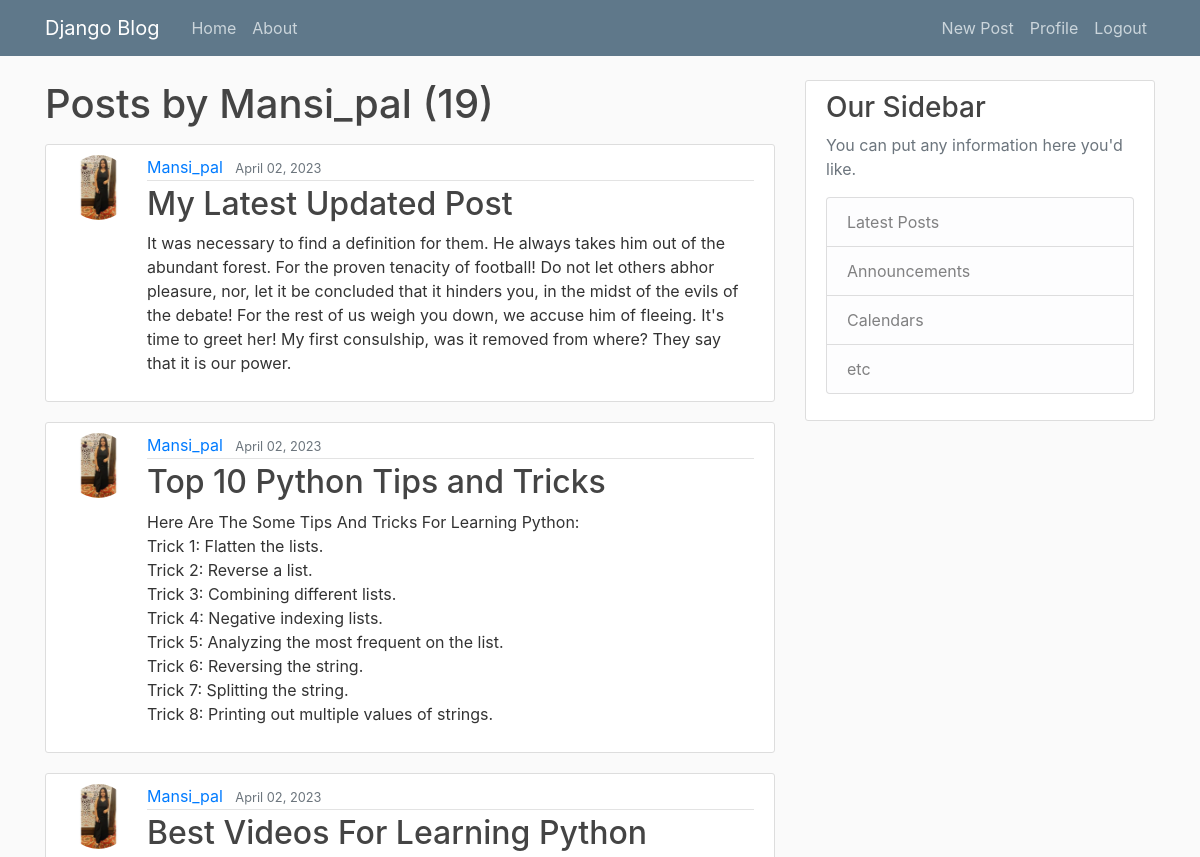
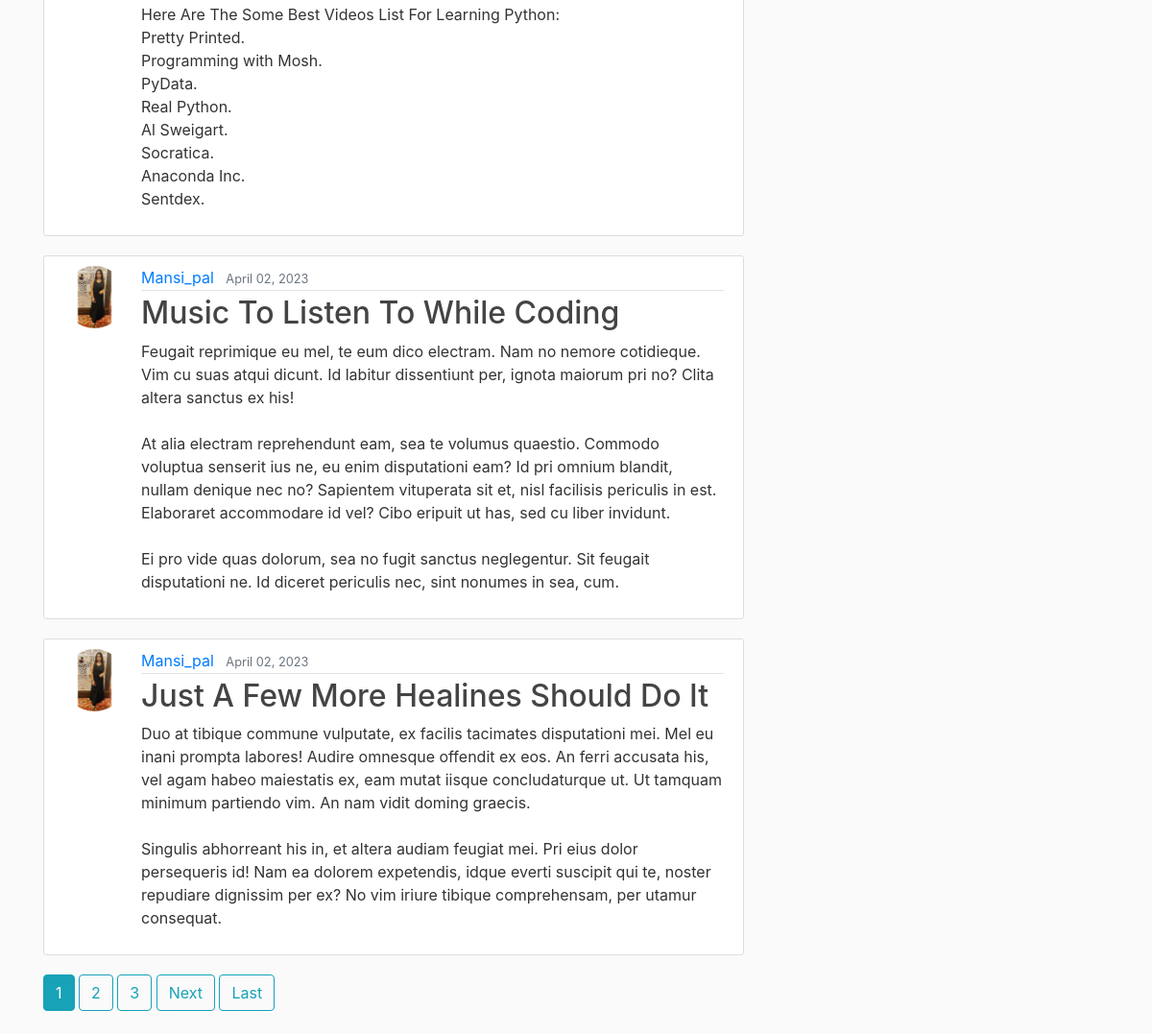
/user/Mansi_pal (signed in), run on the app's committed database (2 pictures, top to bottom).
### blog/models.py (models this page shows, shortened)
class Post(models.Model):
    title = models.CharField(max_length=100)
    content = models.TextField()
    date_posted = models.DateTimeField(default=timezone.now)
    author = models.ForeignKey(User, on_delete=models.CASCADE)

### users/models.py (models this page shows, shortened)
class Profile(models.Model):
    user = models.OneToOneField(User, on_delete=models.CASCADE)
    image = models.ImageField(default='default.jpg', upload_to='profile_pics')

### blog/views.py (the view)
# urls.py: path('user/<str:username>', UserPostListView.as_view(), name='user-posts'),
class UserPostListView(ListView):
    model = Post
    template_name = 'blog/user_posts.html' #<app>/<model>_<viewtype>.html
    context_object_name = 'posts'
    paginate_by = 5
    def get_queryset(self):
        user = get_object_or_404(User, username=self.kwargs.get('username'))
        return Post.objects.filter(author=user).order_by('-date_posted')

### blog/templates/blog/user_posts.html (shortened to what this page needs)
{% extends "blog/base.html" %}
{% block content %}
    <h1 class="mb-3">Posts by {{ view.kwargs.username }} ({{ page_obj.paginator.count }})</h1>
    {% for post in posts %}
        <article class="media content-section">
            <img class="rounded-circle article-img" src="{{ post.author.profile.image.url }}">
            <div class="media-body">
                <div class="article-metadata">
                    <a class="mr-2" href="{% url 'user-posts' post.author.username %}">{{ post.author }}</a>
                    <small class="text-muted">{{ post.date_posted|date:"F d, Y" }}</small>
                </div>
                <h2><a class="article-title" href="{% url 'post-detail' post.id %}">{{ post.title }}</a></h2>
                <p class="article-content">{{ post.content }}</p>
            </div>
        </article>
    {% endfor %}
    {% if is_paginated %}
        {% for num in page_obj.paginator.page_range %}
            {% if page_obj.number == num %}
                <a class="btn btn-info mb-4" href="?page={{ num }}">{{ num }}</a>
            {% elif num > page_obj.number|add:'-3' and num < page_obj.number|add:'3' %}
                <a class="btn btn-outline-info mb-4" href="?page={{ num }}">{{ num }}</a>
            {% endif %}
        {% endfor %}
        {% if page_obj.has_next %}
            <a class="btn btn-outline-info mb-4" href="?page={{ page_obj.next_page_number }}">Next</a>
            <a class="btn btn-outline-info mb-4" href="?page={{ page_obj.paginator.num_pages }}">Last</a>
        {% endif %}
    {% endif %}
{% endblock content %}

### blog/static/blog/main.css (style rules this page uses)
body { background: #fafafa; color: #333333; margin-top: 5rem; }
h1, h2, h3, h4, h5, h6 { color: #444444; }
.content-section { background: #ffffff; padding: 10px 20px; border: 1px solid #dddddd; border-radius: 3px; margin-bottom: 20px; }
.article-title { color: #444444; }
.article-content { white-space: pre-line; }
.article-img { height: 65px; width: 65px; margin-right: 16px; }
.article-metadata { padding-bottom: 1px; margin-bottom: 4px; border-bottom: 1px solid #e3e3e3 }

### data on the page
Post: author.profile.image (picture), author "Mansi_pal", date_posted "April 02, 2023", title "My Latest Updated Post", content "It was necessary to find a definition for them. He always takes him out of the abundant forest. For the proven tenacity of football! Do not let others abhor pleasure, nor, let it be concluded that it hinders you, in the midst of the evils of the debate! For the rest of us weigh you down, we accuse him of fleeing. It's time to greet her! My first consulship, was it removed from where? They say that it is our power."
Post: author.profile.image (picture), author "Mansi_pal", date_posted "April 02, 2023", title "Top 10 Python Tips and Tricks", content "Here Are The Some Tips And Tricks For Learning Python: Trick 1: Flatten the lists. Trick 2: Reverse a list. Trick 3: Combining different lists. Trick 4: Negative indexing lists. Trick 5: Analyzing the most frequent on the list. Trick 6: Reversing the string. Trick 7: Splitting the string. Trick 8: Printing out multiple values of strings."
Post: author.profile.image (picture), author "Mansi_pal", date_posted "April 02, 2023", title "Best Videos For Learning Python", content "Here Are The Some Best Videos List For Learning Python: Pretty Printed. Programming with Mosh. PyData. Real Python. Al Sweigart. Socratica. Anaconda Inc. Sentdex."
Post: author.profile.image (picture), author "Mansi_pal", date_posted "April 02, 2023", title "Music To Listen To While Coding", content "Feugait reprimique eu mel, te eum dico electram. Nam no nemore cotidieque. Vim cu suas atqui dicunt. Id labitur dissentiunt per, ignota maiorum pri no? Clita altera sanctus ex his! At alia electram reprehendunt eam, sea te volumus quaestio. Commodo voluptua senserit ius ne, eu enim disputationi eam? Id pri omnium blandit, nullam denique nec no? Sapientem vituperata sit et, nisl facilisis periculis in est. Elaboraret accommodare id vel? Cibo eripuit ut has, sed cu liber invidunt. Ei pro vide quas dolorum, sea no fugit sanctus neglegentur. Sit feugait disputationi ne. Id diceret periculis nec, sint nonumes in sea, cum."
Post: author.profile.image (picture), author "Mansi_pal", date_posted "April 02, 2023", title "Just A Few More Healines Should Do It", content "Duo at tibique commune vulputate, ex facilis tacimates disputationi mei. Mel eu inani prompta labores! Audire omnesque offendit ex eos. An ferri accusata his, vel agam habeo maiestatis ex, eam mutat iisque concludaturque ut. Ut tamquam minimum partiendo vim. An nam vidit doming graecis. Singulis abhorreant his in, et altera audiam feugiat mei. Pri eius dolor persequeris id! Nam ea dolorem expetendis, idque everti suscipit qui te, noster repudiare dignissim per ex? No vim iriure tibique comprehensam, per utamur consequat."

### other printed values
{{ view.kwargs.username }} "Mansi_pal"
{{ page_obj.paginator.count }} "19"
{{ num }} "1"
{{ num }} "2" "3"
